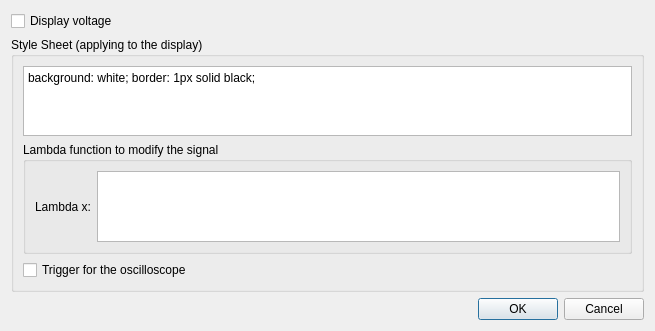
<?xml version="1.0" encoding="UTF-8"?>
<ui version="4.0">
 <class>Dialog</class>
 <widget class="QDialog" name="Dialog">
  <property name="geometry">
   <rect>
    <x>0</x>
    <y>0</y>
    <width>655</width>
    <height>331</height>
   </rect>
  </property>
  <property name="windowTitle">
   <string>Transmit features</string>
  </property>
  <property name="modal">
   <bool>true</bool>
  </property>
  <layout class="QGridLayout" name="gridLayout">
   <item row="4" column="0">
    <widget class="QDialogButtonBox" name="buttonBox">
     <property name="orientation">
      <enum>Qt::Horizontal</enum>
     </property>
     <property name="standardButtons">
      <set>QDialogButtonBox::Cancel|QDialogButtonBox::Ok</set>
     </property>
    </widget>
   </item>
   <item row="0" column="0">
    <widget class="QCheckBox" name="displayCheck">
     <property name="text">
      <string>Display voltage</string>
     </property>
    </widget>
   </item>
   <item row="1" column="0">
    <widget class="QGroupBox" name="groupBox">
     <property name="title">
      <string>Style Sheet (applying to the display)</string>
     </property>
     <layout class="QVBoxLayout" name="verticalLayout">
      <item>
       <widget class="QPlainTextEdit" name="cssEdit">
        <property name="plainText">
         <string>background: white; border: 1px solid black;</string>
        </property>
       </widget>
      </item>
      <item>
       <widget class="QGroupBox" name="groupBox_2">
        <property name="title">
         <string>Lambda function to modify the signal</string>
        </property>
        <layout class="QHBoxLayout" name="horizontalLayout">
         <item>
          <widget class="QLabel" name="label">
           <property name="text">
            <string>Lambda x:</string>
           </property>
          </widget>
         </item>
         <item>
          <widget class="QPlainTextEdit" name="lambdaEdit">
           <property name="plainText">
            <string/>
           </property>
          </widget>
         </item>
        </layout>
       </widget>
      </item>
      <item>
       <widget class="QCheckBox" name="triggerCheck">
        <property name="text">
         <string>Trigger for the oscilloscope</string>
        </property>
       </widget>
      </item>
     </layout>
    </widget>
   </item>
  </layout>
 </widget>
 <resources/>
 <connections>
  <connection>
   <sender>buttonBox</sender>
   <signal>accepted()</signal>
   <receiver>Dialog</receiver>
   <slot>accept()</slot>
   <hints>
    <hint type="sourcelabel">
     <x>248</x>
     <y>254</y>
    </hint>
    <hint type="destinationlabel">
     <x>157</x>
     <y>274</y>
    </hint>
   </hints>
  </connection>
  <connection>
   <sender>buttonBox</sender>
   <signal>rejected()</signal>
   <receiver>Dialog</receiver>
   <slot>reject()</slot>
   <hints>
    <hint type="sourcelabel">
     <x>316</x>
     <y>260</y>
    </hint>
    <hint type="destinationlabel">
     <x>286</x>
     <y>274</y>
    </hint>
   </hints>
  </connection>
 </connections>
</ui>
